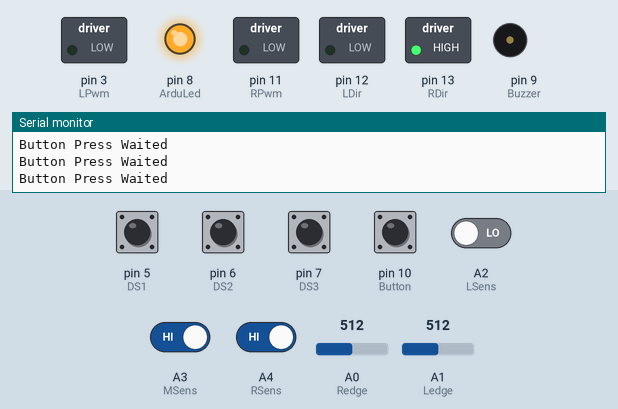
Recording of a sketch running on a simulated Arduino Nano, built with avr-gcc and run on an emulated ATmega328P. On the bench: switched loads named in the sketch (green lamp = pin HIGH), output pins drawn as LEDs (lit = HIGH), buzzer (waves = sounding), the last lines printed to the serial monitor. Dashed ring = blinking. Inputs (shaded band) come from the test bench; at power-on: A3 (MSens), A4 (RSens), pin 5 (DS1), pin 6 (DS2), pin 7 (DS3) HIGH, A2 (LSens), pin 10 (Button) LOW, A0 (Redge) = 512, A1 (Ledge) = 512. Pins used as bus, display or sensor lines are not drawn.

Above: at 1.5 s.
1.6 s: pin 10 (Button) pulled HIGH for 0.15 s
At 2.1 s:
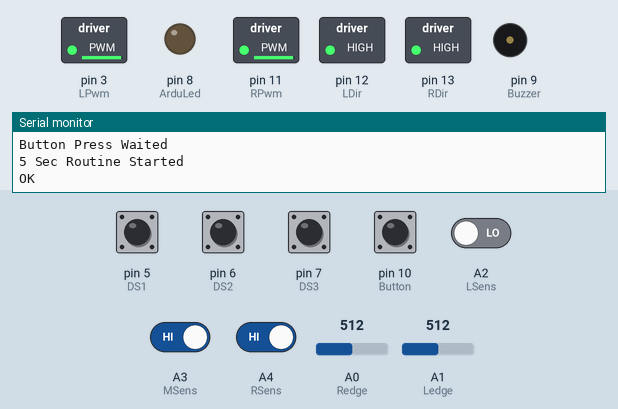
3.2 s: A0 (Redge) set to 106
4.7 s: A0 (Redge) set to 93
At 4.94 s:
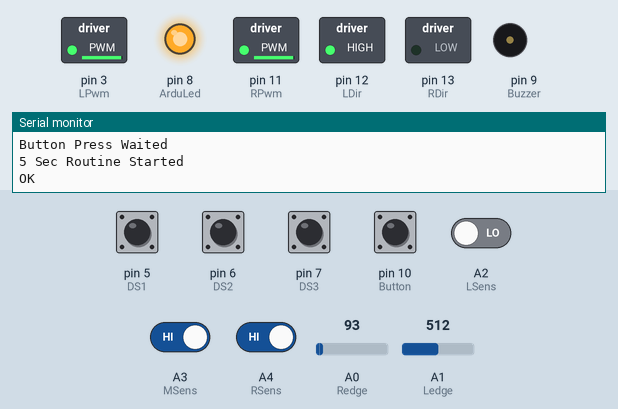
7.7 s: A0 (Redge) set to 110
At 8.8 s:
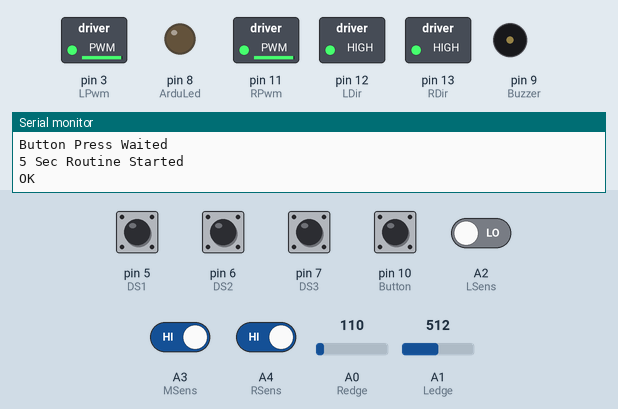
9.3 s: A1 (Ledge) set to 110
10.8 s: A1 (Ledge) set to 90
At 14.62 s:
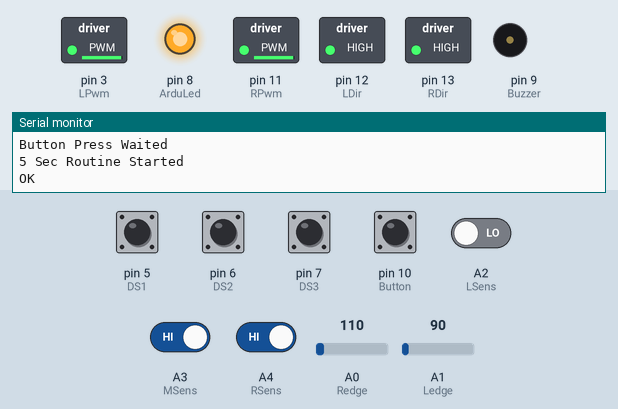
Timing chart, 0 to 14.8 s (numbered marks = the images above; inputs shaded):
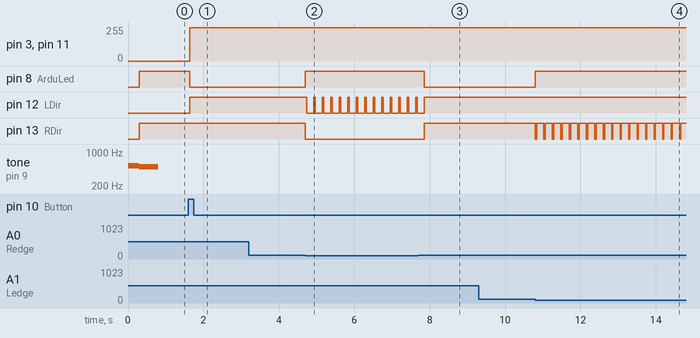

The sketch:

Genesis-2-Minisumo-code.ino
```cpp
// GENESIS BOARD MINI SUMO ROBOT PROGRAM
//FOR 3 OPPONENT SENSOR, 2 EDGE SENSOR
// JSUMO 08/2016
///////////////////////////////////////

//MOTOR CONTROL
int RPwm = 11;
int RDir = 13;
int LPwm = 3;
int LDir = 12;

//LED & BUZZER
int Buzzer = 9;
int ArduLed = 8;

//EDGE & CONTRAST SENSORS
int Redge = A0;
int Ledge = A1;

//TRIMPOTS
int SPD = A7;
int TRN = A6;

//OPPONENT SENSORS
int LSens = A2;
int RSens = A4;
int MSens = A3;

int LFSens = A5;
int RFSens = 4;

// DIPSWITCH & BUTTON
int Button = 10; // Can be used as start pin too.
int DS1 = 5;
int DS2 = 6;
int DS3 = 7;

//VALUES
int Speed =50;
int MaxSpeed = 50; // Idle Speed while no sensor giving data.
int TurnSpeed = 55; // Left and Right Forward Turning Speed
int EdgeTurn = 190; // Turning Time variable when minisumo sees white line
int Duration; // Turning Time at minisumo starting.
int LastValue = 5; // Last Value Variable for remembering last Opponent sensor sense.

void setup()
{
pinMode(LSens, INPUT);    // Left Opponent Sensor Input
pinMode(RSens, INPUT);    // Right Opponent Sensor Input
pinMode(MSens, INPUT);    // Middle Opponent Sensor Input

pinMode(Buzzer, OUTPUT);  // Buzzer Declared as Output
pinMode(ArduLed, OUTPUT); // Buzzer Declared as Output
pinMode(Button, INPUT); // Buzzer Declared as Output

pinMode(RPwm, OUTPUT);  // Four PWM Channel Declared as Output
pinMode(RDir, OUTPUT);
pinMode(LPwm, OUTPUT);
pinMode(LDir, OUTPUT);

digitalWrite(Buzzer, LOW); // Buzzer Pin Made Low for Silence :)
digitalWrite(ArduLed, LOW);  // Arduino Mode Led Made Low
digitalWrite(DS1, HIGH); // 3 Dipswitch Pin Pullups Made
digitalWrite(DS2, HIGH);
digitalWrite(DS3, HIGH);


digitalWrite(RFSens, HIGH);
digitalWrite(MSens, HIGH);
Serial.begin(9600);
 tone(9, 523, 300);
  delay(300);
  noTone(9);
}

//Motor Control Function
void Set_Motor (float Lval, float Rval, int timex){
  Lval = Lval*2.5;
  Rval = Rval*2.5;
  if (Lval >=0) {
      analogWrite(LPwm, Lval);
      digitalWrite(LDir, LOW);
      } else {
      Lval=abs(Lval);
      digitalWrite(LDir, HIGH);
      analogWrite(LPwm, Lval);
      }
   if (Rval >=0) {
      analogWrite(RPwm, Rval);
      digitalWrite(RDir, HIGH);
      } else {
      Rval=abs(Rval);
      digitalWrite(RDir, LOW);
      analogWrite(RPwm, Rval);
      }
     // Serial.print(Rval); Serial.print("-"); Serial.println(Lval);
   delay(timex);
}
void loop() {
  digitalWrite(RPwm, LOW);
  digitalWrite(LPwm, LOW);
 if (digitalRead(Button)==1) { // If button is pressed at the first start.
   tone(Buzzer, 18, 100); // Pin, Frequency, Duration
   while (1) {
    if (digitalRead(DS1)==0 && digitalRead(DS2)==0 && digitalRead(DS3)==0 ) {
               Serial.print("Board Test");
               Set_Motor(10,10,50);  Set_Motor(100,100,1000);
               Set_Motor(0,0,1000);
               Set_Motor(-10,-10,50); Set_Motor(-100,-100,1000);
               Set_Motor(0,0,1000);
               tone(Buzzer, 18, 300); tone(ArduLed, 18, 300);
       }}}
//////////////////////////////////////////////
  tone(Buzzer, 440, 200);
    tone(Buzzer, 494, 500);

Wait:
     Serial.println("Button Press Waited");
 Set_Motor(0,0,1);
 /// Sensor Control While Waiting The Button Press ///
 if ( digitalRead(MSens)==LOW || digitalRead(RSens)==LOW || digitalRead(LSens)== LOW ||  analogRead(Redge)< 500 || analogRead(Ledge)< 500 ) { digitalWrite(ArduLed, HIGH);}
 else { digitalWrite(ArduLed, LOW); }
 ///////////////////////////////////////////////
if (digitalRead(Button)==1) {
     Duration=(analogRead(TRN)/4); // Duration variable based on TRN (A6) trimpot
  Serial.println("5 Sec Routine Started");

//for (int i = 0; i < 5; i++){  Set_Motor(0,0,1); digitalWrite(ArduLed, HIGH); tone(Buzzer, 523, 300); delay(500); noTone(Buzzer); digitalWrite(ArduLed, LOW);  delay(200); }

       if (digitalRead(DS1)==0 && digitalRead(DS2)==1 && digitalRead(DS3)==1){
           Serial.print("LEFT TURN");
           Set_Motor(-100,100,180); //
       }
          else if (digitalRead(DS1)==0 && digitalRead(DS2)==0 && digitalRead(DS3)==0) {
               Serial.print("MIDDLE DIRECT");
               Set_Motor(80,80,2);
       }
           else if (digitalRead(DS1)==1 && digitalRead(DS2)==1 && digitalRead(DS3)==0){
           Serial.print("Sag");
           Set_Motor(100,-100,180);
       }
         else if (digitalRead(DS1)==1 && digitalRead(DS2)==0 && digitalRead(DS3)==0){
            Serial.print("Left Circle");
           Set_Motor(100,36,650);
       }
       else if (digitalRead(DS1)==0 && digitalRead(DS2)==0 && digitalRead(DS3)==1){
           Serial.print("Right Circle");
           Set_Motor(36,100,650);
       }
        else if (digitalRead(DS1)==0 && digitalRead(DS2)==1 && digitalRead(DS3)==0){
           Serial.print("Reverse 180");
           Set_Motor(-100,100,150);
          delay(100);
       }
       Serial.print("OK");
       digitalWrite(Buzzer, LOW);
      // EdgeTurn=(analogRead(TRN)/5); EdgeTurn=205-EdgeTurn;
       goto Start;
 }
goto Wait;
//Main Loop
Start:
  /// Edge Sensor Control Routine ///
  digitalWrite(ArduLed, LOW);
 if (analogRead(Ledge)<100 && analogRead(Redge)> 100) {
   digitalWrite(Buzzer, LOW);
   digitalWrite(ArduLed, HIGH);
   Set_Motor(-100, -100,35); // Geri
   Set_Motor(-100, 100, EdgeTurn); // Left Backward, Right Forward, Turning Time Based on ETRN Trimpot
   LastValue=5;
 }
   else  if (analogRead(Ledge)> 100 && analogRead(Redge)< 100) {
     digitalWrite(Buzzer, LOW);
     digitalWrite(ArduLed, HIGH);
   Set_Motor(-100, -100,35); // Back 35 Milliseconds
   Set_Motor(100, -100, EdgeTurn); // Right Backward, Left Forward, Turning Time Based on ETRN Trimpot
   LastValue=5;
  }
   else  if (analogRead(Ledge)< 100 && analogRead(Redge)< 100) {
     digitalWrite(Buzzer, LOW);
     digitalWrite(ArduLed, HIGH);
   Set_Motor(-100, -100,35); // Back 35 Milliseconds
   Set_Motor(100, -100, EdgeTurn); // Right Backward, Left Forward, Turning Time Based on ETRN Trimpot
    LastValue=5;

 }else
/// Opponent Sensor Control Routine ///
//while (digitalRead(Button)==LOW) {Set_Motor(0, 0, 20); digitalWrite(Buzzer, LOW); LastValue=3;} digitalWrite(Buzzer, LOW);
if (digitalRead(MSens)==LOW) {Set_Motor(100, 100,1); digitalWrite(Buzzer, HIGH); LastValue=5;} else
if (digitalRead(LSens)== LOW) {Set_Motor(-100, 100,1); digitalWrite(Buzzer, HIGH); LastValue=7;} else
if (digitalRead(RSens)==LOW) {Set_Motor(100, -100,1); digitalWrite(Buzzer, HIGH); LastValue=3;} else
{
  digitalWrite(Buzzer, LOW);
//Speed=(analogRead(SPD)/10.3); Speed=100-Speed;
if (LastValue==5) { Set_Motor(70, 70,1);} else // Forward, Based on SPD (A7) Trimpot
if (LastValue==7) { Set_Motor(-20, 100,2);} else  // Left Turning Based on SPD (A7) Trimpot
if (LastValue==3) { Set_Motor(100, -20,2);}  // Right Turning Based on SPD (A7) Trimpot
}
goto Start;
}
```

Measured:
- the behaviour switches between 100 and 99 on A0 (Redge) (found by bisection; images 1 and 2)
- the behaviour switches between 100 and 99 on A1 (Ledge) (found by bisection; images 3 and 4)
- after the input at 1.6 s, pin 3 (LPwm), pin 11 (RPwm): 0/255 → 250/255 at once; pin 8 (ArduLed): HIGH → LOW at once; pin 12 (LDir): LOW → HIGH at once
- after the input at 3.2 s, every drawn part: stays the same
- after the input at 4.7 s, pin 8 (ArduLed): LOW → HIGH at once; pin 12 (LDir): alternates HIGH for 0.04 s and LOW for 0.19 s, starting at once; pin 13 (RDir): HIGH → LOW at once
- after the input at 7.7 s, pin 8 (ArduLed): HIGH → LOW after 0.16 s; pin 12 (LDir): goes on until 7.9 s, then stays HIGH; pin 13 (RDir): LOW → HIGH after 0.16 s
- after the input at 9.3 s, every drawn part: stays the same
- after the input at 10.8 s, pin 8 (ArduLed): LOW → HIGH at once; pin 13 (RDir): alternates HIGH for 0.19 s and LOW for 0.04 s, starting at once
